Frame 1 (no input): blank canvas, image omitted
Frame 60 (no input): blank canvas, image omitted
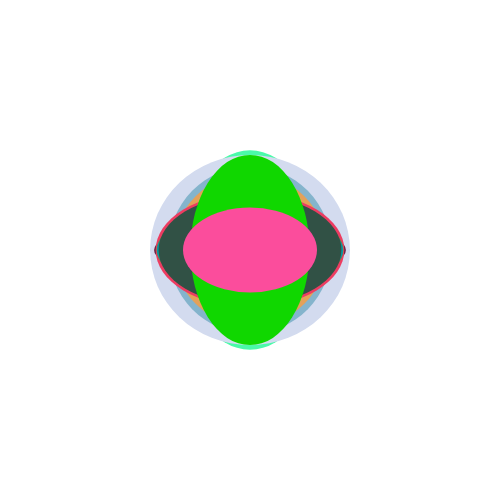
Frame 120 (the mouse pressed at the canvas centre since frame 60)

The p5.js sketch whose frames 1 and 60 were blank and that drew this single picture after the mouse press (run headless with seeded random() and noise() and a simulated clock; from frame 60 on, the mouse is pressed at the canvas centre):

// p5.js sketch
// ── sketch.js


function setup() {
 createCanvas(500,500);
 
}

function draw()  {

if(mouseIsPressed){
 fill(random(0, 255),random(0, 255),random(0, 255));
 noStroke();
 ellipse(mouseX,mouseY,random(50,200),random(50,200));
} 
}
